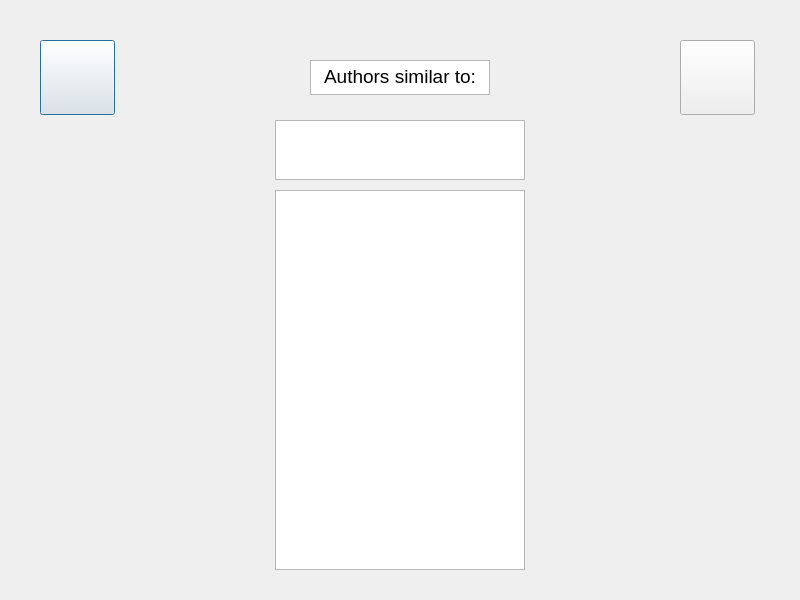
<?xml version="1.0" encoding="UTF-8"?>
<ui version="4.0">
 <class>Dialog</class>
 <widget class="QDialog" name="Dialog">
  <property name="geometry">
   <rect>
    <x>0</x>
    <y>0</y>
    <width>800</width>
    <height>600</height>
   </rect>
  </property>
  <property name="windowTitle">
   <string>Dialog</string>
  </property>
  <widget class="QPushButton" name="ARHelpBtn">
   <property name="geometry">
    <rect>
     <x>40</x>
     <y>40</y>
     <width>75</width>
     <height>75</height>
    </rect>
   </property>
   <property name="text">
    <string/>
   </property>
   <property name="icon">
    <iconset>
     <normaloff>images/QuestionMark.png</normaloff>images/QuestionMark.png</iconset>
   </property>
   <property name="iconSize">
    <size>
     <width>48</width>
     <height>48</height>
    </size>
   </property>
  </widget>
  <widget class="QPushButton" name="ARBackBtn">
   <property name="geometry">
    <rect>
     <x>680</x>
     <y>40</y>
     <width>75</width>
     <height>75</height>
    </rect>
   </property>
   <property name="text">
    <string/>
   </property>
   <property name="icon">
    <iconset>
     <normaloff>images/back.png</normaloff>images/back.png</iconset>
   </property>
   <property name="iconSize">
    <size>
     <width>48</width>
     <height>48</height>
    </size>
   </property>
  </widget>
  <widget class="QTextBrowser" name="ARTitleMsg">
   <property name="geometry">
    <rect>
     <x>310</x>
     <y>60</y>
     <width>180</width>
     <height>35</height>
    </rect>
   </property>
   <property name="html">
    <string>&lt;!DOCTYPE HTML PUBLIC &quot;-//W3C//DTD HTML 4.0//EN&quot; &quot;http://www.w3.org/TR/REC-html40/strict.dtd&quot;&gt;
&lt;html&gt;&lt;head&gt;&lt;meta name=&quot;qrichtext&quot; content=&quot;1&quot; /&gt;&lt;style type=&quot;text/css&quot;&gt;
p, li { white-space: pre-wrap; }
&lt;/style&gt;&lt;/head&gt;&lt;body style=&quot; font-family:'MS Shell Dlg 2'; font-size:8.25pt; font-weight:400; font-style:normal;&quot;&gt;
&lt;p align=&quot;center&quot; style=&quot; margin-top:0px; margin-bottom:0px; margin-left:0px; margin-right:0px; -qt-block-indent:0; text-indent:0px;&quot;&gt;&lt;span style=&quot; font-size:14pt;&quot;&gt;Authors similar to:&lt;/span&gt;&lt;/p&gt;&lt;/body&gt;&lt;/html&gt;</string>
   </property>
  </widget>
  <widget class="QTextBrowser" name="ARUserAuthor">
   <property name="geometry">
    <rect>
     <x>275</x>
     <y>120</y>
     <width>250</width>
     <height>60</height>
    </rect>
   </property>
  </widget>
  <widget class="QTextBrowser" name="ARAuthorList">
   <property name="geometry">
    <rect>
     <x>275</x>
     <y>190</y>
     <width>250</width>
     <height>380</height>
    </rect>
   </property>
  </widget>
 </widget>
 <resources/>
 <connections/>
</ui>
